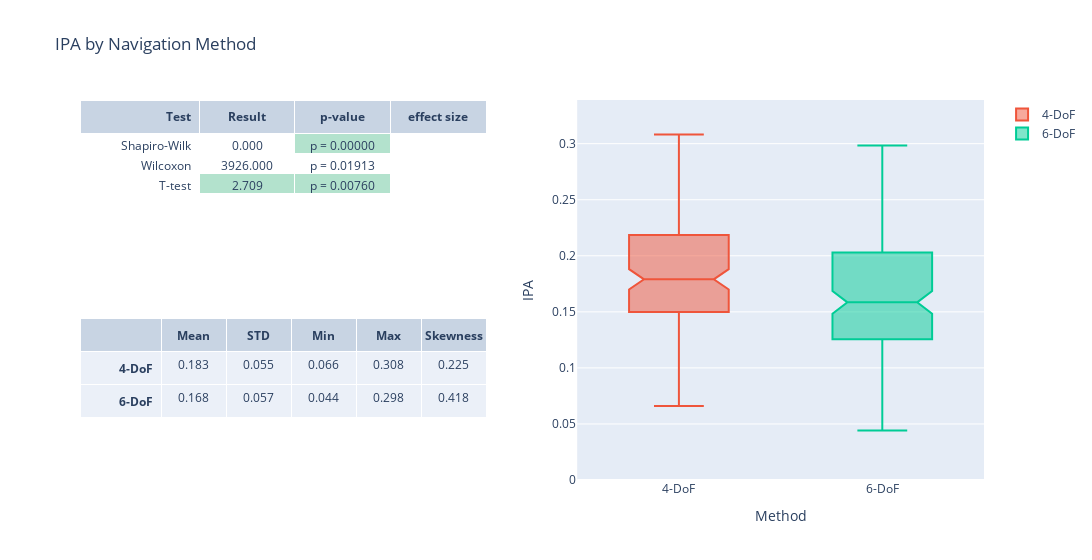

Write notebook code for a chart like this one.
### Code cell
stats_table = go.Table(columnwidth=[5,4,4,4,4])
stats_table.header = dict(
    values=summary_header, 
    align = ['right', 'center'],)
stats_table.cells = dict(
        values=summary_values,
        align = ['right', 'center'],
        format=["", ".3f"],
        )

results_table = go.Table(columnwidth=[5,4,4, 4])
results_table.header = dict(
    values= results_header, 
    align = ['right', 'center'],)
results_table.cells = dict(
        values=results_values,
        align = ['right', 'center'],
        format=["", ".3f", ".5f", ".3f"],
        fill_color=fill_color,
        prefix=results_prefix,
        )

iqr_fig = make_subplots(
    rows=2, cols=2,
    shared_xaxes=False,
    specs=[
        [{"type": "table"}, {"type": "box", "rowspan": 2}],
        [{"type": "table"}, None]
    ])

iqr_fig.add_trace(stats_table, row=2, col=1)
iqr_fig.add_trace(go.Box(y=ipa_nav['4DoF'], name="4-DoF", notched=True, notchwidth=0.15), row=1, col=2)
iqr_fig.add_trace(go.Box(y=ipa_nav['6DoF'], name="6-DoF", notched=True, notchwidth=0.15), row=1, col=2)
iqr_fig.add_trace(results_table, row=1, col=1)

iqr_fig.update_layout(
    title_text="IPA by Navigation Method",
    width=1200,
    xaxis_title='Method',
    yaxis_title='IPA',
)

iqr_fig.update_yaxes(range=[0,max(1.1*ipa_4dof.max(), 1.1*ipa_6dof.max())])
iqr_fig.show()

### Figure 1 — Plotly figure (JSON) as saved in the notebook; plotly's stock layout.template omitted (floating-point values rounded to 4 significant figures; data arrays with more than 128 entries replaced by an {"elided": "..."} marker saying what was removed)
{"data": [{"cells": {"align": ["right", "center"], "format": ["", ".3f"], "values": [["<b>4-DoF</b>", "<b>6-DoF</b>"], [0.1834, 0.1676], [0.05484, 0.05675], [0.06595, 0.04423], [0.3081, 0.2985], [0.2248, 0.4181]]}, "columnwidth": [5, 4, 4, 4, 4], "domain": {"x": [0, 0.45], "y": [0, 0.425]}, "header": {"align": ["right", "center"], "values": ["", "<b>Mean</b>", "<b>STD</b>", "<b>Min</b>", "<b>Max</b>", "<b>Skewness</b>"]}, "type": "table"}, {"name": "4-DoF", "notched": true, "notchwidth": 0.15, "type": "box", "xaxis": "x", "y": {"elided": "144 float values"}, "yaxis": "y"}, {"name": "6-DoF", "notched": true, "notchwidth": 0.15, "type": "box", "xaxis": "x", "y": {"elided": "144 float values"}, "yaxis": "y"}, {"cells": {"align": ["right", "center"], "fill": {"color": [["white", "white", "white"], ["white", "white", "rgb(179,226,205)"], ["rgb(179,226,205)", "white", "rgb(179,226,205)"]]}, "format": ["", ".3f", ".5f", ".3f"], "prefix": ["", "", "p = ", ""], "values": [["Shapiro-Wilk", "Wilcoxon", "T-test"], [null, 3926, 2.709], [null, 0.01913, 0.007596]]}, "columnwidth": [5, 4, 4, 4], "domain": {"x": [0, 0.45], "y": [0.575, 1]}, "header": {"align": ["right", "center"], "values": ["<b>Test</b>", "<b>Result</b>", "<b>p-value</b>", "<b>effect size</b>"]}, "type": "table"}], "layout": {"title": {"text": "IPA by Navigation Method"}, "width": 1200, "xaxis": {"anchor": "y", "domain": [0.55, 1], "title": {"text": "Method"}}, "yaxis": {"anchor": "x", "domain": [0, 1], "range": [0, 0.339], "title": {"text": "IPA"}}}}
